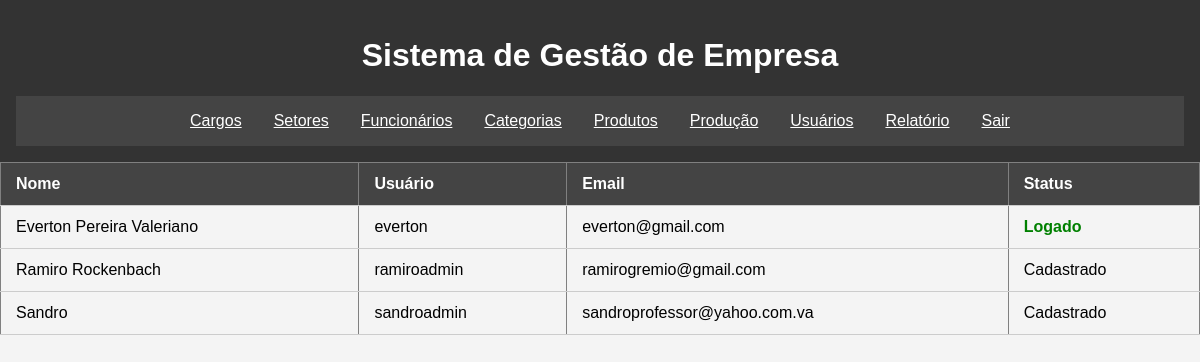
The page /lista-usuarios.php (signed in) on the database its author committed.
### tables this page shows
CREATE TABLE `usuarios` (
  `UsuarioID` int(11) NOT NULL,
  `Nome` varchar(255) NOT NULL,
  `Senha` varchar(255) NOT NULL,
  `Email` varchar(255) NOT NULL,
  `Usuario` varchar(50) NOT NULL
);

### lista-usuarios.php (the view, shortened to what this page needs)
<?php
include_once './include/conexao.php';
include_once './include/header.php';
$sql = "SELECT nome, usuario, email FROM usuarios";
$result = $conn->query($sql);
$usuario_logado = $_SESSION['usuario'] ?? '';
?>
<!DOCTYPE html>
<html lang="pt-br">
<head>
    <link rel="stylesheet" href="./assets/style.css">
</head>
<body>
    <main>
        <table border="1" cellpadding="8">
            <thead>
                <tr>
                    <th>Nome</th>
                    <th>Usuário</th>
                    <th>Email</th>
                    <th>Status</th>
                </tr>
            </thead>
            <tbody>
                <?php while ($row = $result->fetch_assoc()) { ?>
                    <tr>
                        <td><?php echo htmlspecialchars($row['nome']); ?></td>
                        <td><?php echo htmlspecialchars($row['usuario']); ?></td>
                        <td><?php echo htmlspecialchars($row['email']); ?></td>
                        <td>
                            <?php
                            if ($row['usuario'] === $usuario_logado) {
                                echo "<span class='usuario-logado'>Logado</span>";
                            } else {
                                echo "Cadastrado";
                            }
                            ?>
                        </td>
                    </tr>
                <?php } ?>
            </tbody>
        </table>
    </main>
</body>
</html>

### assets/style.css (style rules this page uses)
body { font-family: Arial, sans-serif; background-color: #f4f4f4; margin: 0; padding: 0; }
table { width: 100%; border-collapse: collapse; margin-top: 20px; }
th, td { padding: 12px 15px; border-bottom: 1px solid #ccc; text-align: left; }
th { background-color: #444; color: white; }

### lista-usuarios.php (style rules this page uses)
.usuario-logado { color: green; font-weight: bold; }
table { margin: 0 auto; }

### rows shown on the page
usuarios: Nome "Everton Pereira Valeriano", Usuario "everton", Email "everton@gmail.com", shows "Logado"
usuarios: Nome "Ramiro Rockenbach", Usuario "ramiroadmin", Email "ramirogremio@gmail.com", shows "Cadastrado"
usuarios: Nome "Sandro", Usuario "sandroadmin", Email "sandroprofessor@yahoo.com.va", shows "Cadastrado"
